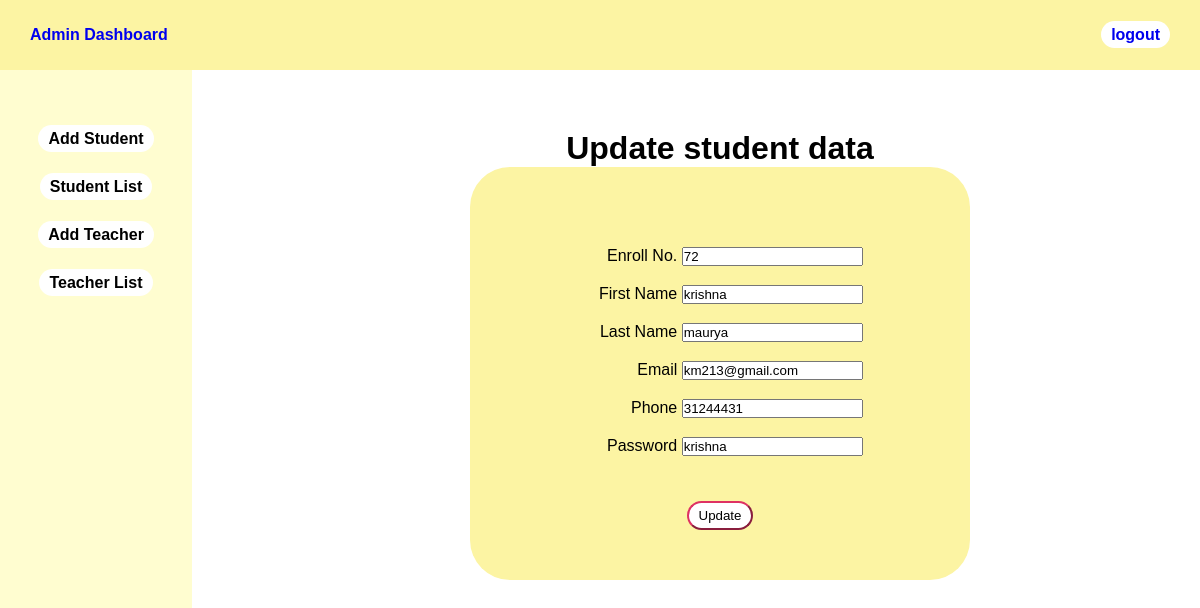
The page /update_student.php?student_id=3 (signed in) on the database its author committed.
### tables this page shows
CREATE TABLE `studentlist` (
  `id` int(10) NOT NULL,
  `uid` varchar(30) NOT NULL,
  `enroll` int(30) NOT NULL,
  `firstname` varchar(30) NOT NULL,
  `lastname` varchar(30) NOT NULL,
  `class` int(10) NOT NULL,
  `email` varchar(50) NOT NULL,
  `phone` bigint(10) NOT NULL,
  `usertype` varchar(30) NOT NULL,
  `password` varchar(30) NOT NULL
);

### update_student.php (the view, shortened to what this page needs)
<?php
    $host="localhost";
    $user="root";
    $password="";
    $db="sgs";
    $conn=mysqli_connect($host,$user,$password,$db);
    $id=$_GET['student_id'];
    $sql="SELECT * FROM studentlist WHERE id='$id'";
    $result=mysqli_query($conn,$sql);
    $info=$result->fetch_assoc();
?>
<html>
<head>
	<link rel="stylesheet" type="text/css" href="css/admin-style.css">
</head>
    <body>
      	<?php
      	include 'admin_sidebar.php';
      	?>
        <div class="content">
        	<center>
        	<h1>Update student data</h1>
        	<div class="div_deg">
        		<form method="POST" action="#">
				<div>
        				<label>Enroll No.</label>
        				<input type="text" name="enroll" value="<?php echo "{$info['enroll']}";?>">
        			</div>
        			<div>
        				<label>First Name</label>
        				<input type="text" name="firstname" value="<?php echo "{$info['firstname']}";?>">
        			</div>
					<div>
        				<label>Last Name</label>
        				<input type="text" name="lastname" value="<?php echo "{$info['lastname']}";?>">
        			</div>
        			<div>
        				<label>Email</label>
        				<input type="text" name="email" value="<?php echo "{$info['email']}";?>">
        			</div>
        			<div>
        				<label>Phone</label>
        				<input type="text" name="phone" value="<?php echo "{$info['phone']}";?>">
        			</div>
        			<div>
        				<label>Password</label>
        				<input type="text" name="password" value="<?php echo "{$info['password']}";?>">
        			</div>
        			<br><br>
        			<div>
        				<input type="submit" class="btn" name="save_update" value="Update">
        			</div>
        		</form>
        	</div>
        </center>
        </div>
    </body>
</html>

### css/admin-style.css (style rules this page uses)
* { margin: 0px; padding: 0px; font-family: 'Nuntio',sans-serif; }
.content { margin-left: 20%; margin-top: 5%; }
.btn { padding: 5px 10px; background: #fff; border-color: #de3163; border-radius: 30px; transition: .5s; }

### update_student.php (style rules this page uses)
label { display: inline-block; text-align: right; width: 100px; padding-top: 10px; padding-bottom: 10px; font-size: 16px; }
.btn { padding: 5px 10px; background: #fff; border-color: #de3163; border-radius: 30px; }
.div_deg { background-color: #fcf4a3; width: 500px; padding-top: 70px; padding-bottom: 50px; border-radius: 40px; }

### rows shown on the page
studentlist: enroll "72", firstname "krishna", lastname "maurya", email "km213@gmail.com", phone "31244431", password "krishna"
